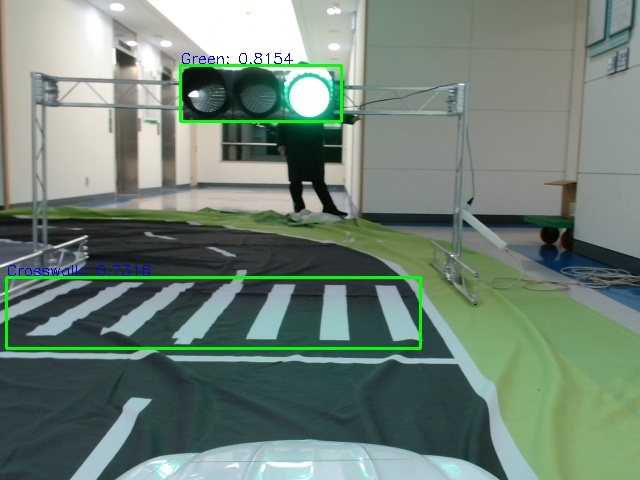
#> input picture road_following/image01.jpg, 640 x 480 px
$ python -i preprocess_pdh.py   (imports and definitions only)
#> lines starting #> are read from the running program, lines starting #| are printed output that depends on the picture; after the words box and inside, x2 and y2 are one past the last pixel; in counts of white or black regions, pixels touching at a corner belong together
#> further down, picture is the input picture: shape (480, 640, 3); mean B, G, R 118, 130.1, 112
import cv2
import numpy as np
import matplotlib.pyplot as plt
import time

image_width = 640
image_height = 480
direction_div = 12

def color_filter(image):
    HSV_frame = cv2.cvtColor(image, cv2.COLOR_BGR2HSV)
#> HSV_frame: shape (480, 640, 3); mean H, S, V 66, 53.6, 131.4
    H,S,V = cv2.split(HSV_frame)


    # green
    H_green_condition = (40<H) & (H<80)
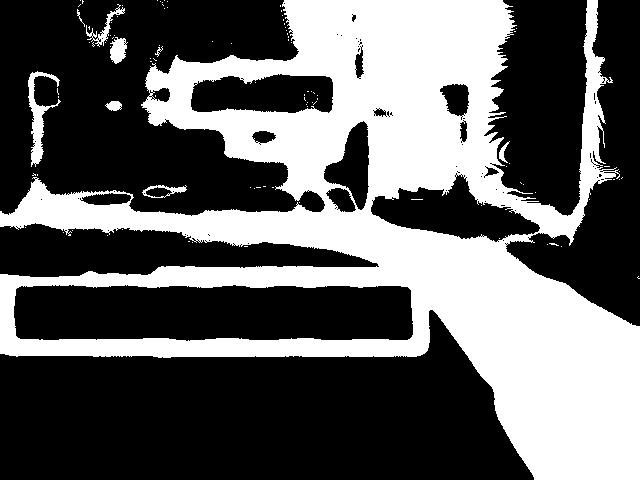
#> H_green_condition: shape (480, 640) bool; 38.1% white; 100 white regions (91 under 20 px), largest, box (x1, y1, x2, y2) and area: (0, 0, 640, 480) 114701, (28, 71, 61, 167) 952, (110, 37, 128, 64) 326
    S_green_condition = (S>30)
#> S_green_condition: shape (480, 640) bool; 60.2% white; 35 black regions (21 under 20 px), largest, box (x1, y1, x2, y2) and area: (8, 0, 640, 329) 113433, (51, 225, 347, 265) 6679, (295, 81, 325, 112) 737
    V_green_condition = V>100
#> V_green_condition: shape (480, 640) bool; 70.3% white; 13 black regions, largest, box (x1, y1, x2, y2) and area: (0, 353, 502, 480) 41501, (0, 202, 390, 346) 30409, (478, 183, 640, 294) 6538
    green_condition = H_green_condition & S_green_condition & V_green_condition
#> green_condition: shape (480, 640) bool; 19.4% white; 30 white regions (19 under 20 px), largest, box (x1, y1, x2, y2) and area: (0, 203, 640, 480) 48621, (170, 56, 358, 141) 6067, (370, 0, 429, 97) 3389
    H[green_condition] = 50
#> H: shape (480, 640); min 0, max 150, mean 64.8
    S[green_condition] = 100
#> S: shape (480, 640); min 0, max 248, mean 55.7
    V[green_condition] = 100
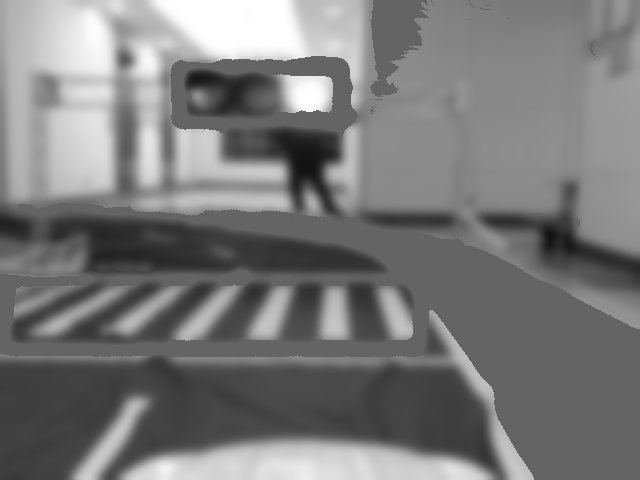
#> V: shape (480, 640); min 18, max 255, mean 122.3
    # white
    V_white_condition = V>150
#> V_white_condition: shape (480, 640) bool; 23.9% white; 21 white regions (3 under 20 px), largest, box (x1, y1, x2, y2) and area: (0, 0, 367, 200) 40219, (123, 442, 491, 480) 10311, (592, 35, 640, 170) 4020
    H[V_white_condition] = 0
    S[V_white_condition] = 0
    V[V_white_condition] = 255
    # black -> blue (road)
    road_condition = True^ (green_condition | V_white_condition)
#> road_condition: shape (480, 640) bool; 56.7% white; 41 black regions (21 under 20 px), largest, box (x1, y1, x2, y2) and area: (0, 190, 640, 480) 56370, (0, 0, 367, 206) 53167, (123, 442, 491, 480) 10311
    H[road_condition] = 120
    S[road_condition] = 150
    V[road_condition] = 150

    HSV_frame[:,:,0] = H
#> HSV_frame: shape (480, 640, 3); mean H, S, V 77.7, 53.6, 131.4
    HSV_frame[:,:,1] = S
#> HSV_frame: shape (480, 640, 3); mean H, S, V 77.7, 104.5, 131.4
    HSV_frame[:,:,2] = V
#> HSV_frame: shape (480, 640, 3); mean H, S, V 77.7, 104.5, 165.4
    frame_filtered = cv2.cvtColor(HSV_frame, cv2.COLOR_HSV2BGR)

    return frame_filtered

def remove_black(image):
    x = np.linspace(0,639,640)
    y = np.linspace(0,479,480)
    X,Y = np.meshgrid(x,y)

    left_bottom = -123*X + 69*Y - 69*354
    left_bottom = left_bottom>0
    right_bottom = 173*(X-639) + 93*Y - 93*304
    right_bottom = right_bottom>0

    B, G, R = cv2.split(image)
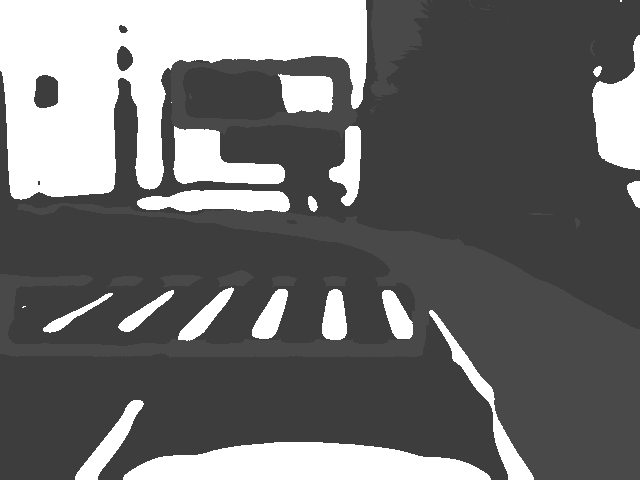
#> R: shape (480, 640); min 61, max 255, mean 109.7
    left_color = image[479, 70]
#> left_color = [150, 61, 61]
    right_color = image[479, 545]
#> right_color = [60, 100, 73]

    B[left_bottom] = left_color[0]
    G[left_bottom] = left_color[1]
    R[left_bottom] = left_color[2]

    B[right_bottom] = right_color[0]
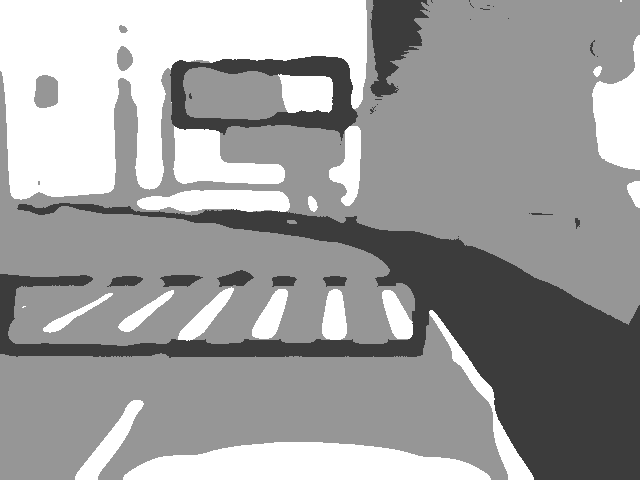
#> B: shape (480, 640); min 60, max 255, mean 157.5
    G[right_bottom] = right_color[1]
#> G: shape (480, 640); min 61, max 255, mean 114.9
    R[right_bottom] = right_color[2]
#> R: shape (480, 640); 0.05% of pixels changed, all inside (x1, y1, x2, y2) = (629, 305, 640, 329)

    image[:,:,0] = B
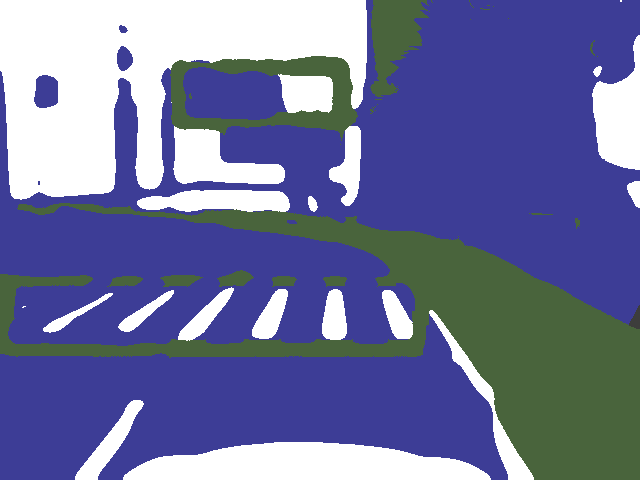
#> image: shape (480, 640, 3); mean B, G, R 157.5, 114.9, 109.7
    image[:,:,1] = G
    image[:,:,2] = R
#> image: shape (480, 640, 3); mean B, G, R 157.5, 114.9, 109.7

    return image

def only_stadium(image):    # 경기장 밖 지우는 함수
    HSV_frame = cv2.cvtColor(image, cv2.COLOR_BGR2HSV)
#> HSV_frame: shape (480, 640, 3); mean H, S, V 77.7, 105.4, 165.3
    H,S,V = cv2.split(HSV_frame)

    bottom_green_x = -1
    top_green_x = -1

    # 이미지 하단에 초록색 픽셀 있는지 확인
    if(0):
        for x in [544, 540]:
            # print([479, x])   # 왜 S는 100 + 2인지 확인
            H_condition = (30 < H[479, x]) & (H[479, x]<80)     # 조건 1: 해당 픽셀의 Hue가 초록색 범위
            S_condition = S[479, x]==100+2                      # 조건 2: 해당 픽셀의 Saturation이 100임
            V_condition = V[479, x]==100                      # 조건 3: 해당 픽셀의 Value가 100임
            if H_condition and S_condition and V_condition:
                bottom_green_x = x
                break

    # 이미지 상단에 초록색 픽셀 있는지 확인

    #HHK CODE-------------------------------------------------------------------------------------
    up_start_time = time.time()
    H_satisfied = (30 < H) & (H<80)
#> H_satisfied: shape (480, 640) bool; 19.5% white; 30 white regions (19 under 20 px), largest, box (x1, y1, x2, y2) and area: (0, 203, 640, 480) 48774, (170, 56, 358, 141) 6067, (370, 0, 429, 97) 3389
    S_satisfied = S==100+2
    V_satisfied = V==100
    satisfied = H_satisfied & S_satisfied & V_satisfied
    check_top_green = len(np.where(satisfied[0])[0])
#> check_top_green = 56
    check_top_green
    first_green_x = np.argmax(satisfied, axis = 1).reshape(480, 1)
#> first_green_x = 480 values, max 534 at index 477, min 0 at index 141, mean 243.9

    x = np.linspace(0,639,640)
    y = np.linspace(0,479,480)
    X,Y = np.meshgrid(x,y)
    if check_top_green == 0:    # 제일 상단 row에 초록색 없음
        green_area = (X > first_green_x) & (first_green_x != 0)
    else:    # 제일 상단 row에 초록색 있음
        green_area = (X > first_green_x)
#> green_area: shape (480, 640) bool; 61.7% white; 1 black region, box (x1, y1, x2, y2) and area: (0, 0, 535, 480) 117556

    HSV_frame[green_area] = [50, 100, 100]
#> HSV_frame: shape (480, 640, 3); mean H, S, V 58.5, 96.5, 135

    white_scene = np.ones((480,640))
    #cv2.imshow("satisfied", white_scene)
    #---------------------------------------------------------------------------------------------

    '''
    # 이미지 상단에 초록색 픽셀 있는지 확인
    up_start_time = time.time()
    for x in range(620, 20, -25):
        H_condition = (30 < H[0, x]) & (H[0, x] < 80)     # 조건 1: 해당 픽셀의 Hue가 초록색 범위
        S_condition = S[0, x]==100+2                      # 조건 2: 해당 픽셀의 Saturation이 100임
        V_condition = V[0, x]==100                      # 조건 3: 해당 픽셀의 Value가 100임
        if H_condition and S_condition and V_condition:
            top_green_x = x
            break
    up_finish_time = time.time()
    print(up_finish_time-up_start_time)
    print(bottom_green_x, top_green_x)

    # 이미지 하단, 상단 모두에 초록색 픽셀이 있는 경우
    if (bottom_green_x != -1) and (top_green_x != -1):
        x = np.linspace(0,639,640)
        y = np.linspace(0,479,480)
        X,Y = np.meshgrid(x,y)

        green_boundary = -479*(X- top_green_x + 2) + (bottom_green_x-top_green_x)*Y
        green_boundary = green_boundary<0

        H[green_boundary] = 50
        S[green_boundary] = 100
        V[green_boundary] = 100

        HSV_frame[:,:,0] = H
        HSV_frame[:,:,1] = S
        HSV_frame[:,:,2] = V
    '''

    frame_stadium = cv2.cvtColor(HSV_frame, cv2.COLOR_HSV2BGR)
    return frame_stadium

def hide_car_head(image):
    HSV_frame = cv2.cvtColor(image, cv2.COLOR_BGR2HSV)
#> HSV_frame: shape (480, 640, 3); mean H, S, V 58.5, 97.7, 135
    H,S,V = cv2.split(HSV_frame)

    x = np.linspace(0,639,640)
    y = np.linspace(0,479,480)
    X,Y = np.meshgrid(x,y)

    a = 132
    b = 50
    elipse_eq = b*b*(X-320)*(X-320) + a*a*(Y-479)*(Y-479) < a*a*b*b

    H[elipse_eq] = 120
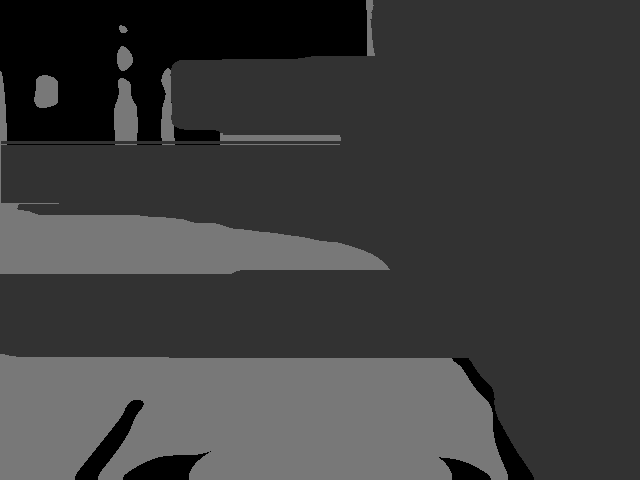
#> H: shape (480, 640); min 0, max 120, mean 61.7
    S[elipse_eq] = 150
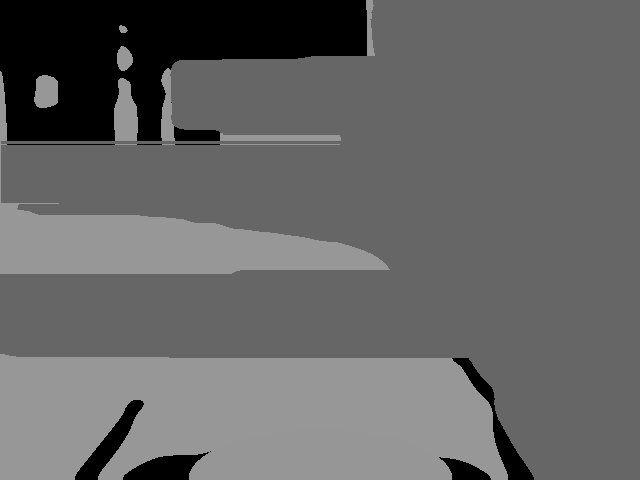
#> S: shape (480, 640); min 0, max 151, mean 101.8
    V[elipse_eq] = 150

    HSV_frame[:,:,0] = H
    HSV_frame[:,:,1] = S
    HSV_frame[:,:,2] = V
    car_hidden_img = cv2.cvtColor(HSV_frame, cv2.COLOR_HSV2BGR)

    return car_hidden_img


def total_function(image):
    image_blured = cv2.GaussianBlur(image, (0,0), 5)
    image_filtered = color_filter(image_blured)
    image_no_black = remove_black(image_filtered)
    image_stadium = only_stadium(image_no_black)
    car_hidden = hide_car_head(image_stadium)
    #car_hidden = car_hidden[300:]

    image_gray = cv2.cvtColor(car_hidden, cv2.COLOR_BGR2GRAY)

    #ret, thresh = cv2.threshold(image_gray, 20, 255, cv2.THRESH_BINARY) # thresh : 160
    return car_hidden

>>> import cv2
>>> picture = cv2.imread('../image01.jpg')
>>> result = total_function(picture)
